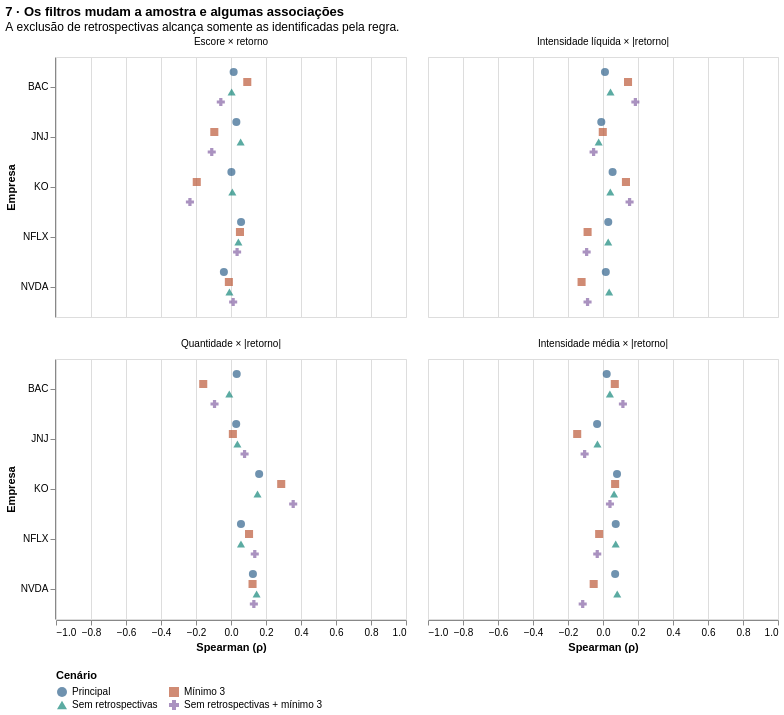

Here is the notebook cell this chart was saved with:
### Code cell
q7 = alt.Chart(sensibilidade).mark_point(filled=True, size=65).encode(
    x=alt.X('rho:Q', title='Spearman (ρ)', scale=alt.Scale(domain=[-1, 1])),
    y=alt.Y('stock:N', title='Empresa', sort=EMPRESAS),
    yOffset=alt.YOffset('cenario:N', sort=CENARIOS),
    color=alt.Color('cenario:N', title='Cenário', scale=alt.Scale(domain=CENARIOS,
        range=['#32648D', '#BD5B3A', '#16877B', '#8664A5']),
        legend=alt.Legend(orient='bottom', columns=2, labelLimit=300)),
    shape=alt.Shape('cenario:N', title='Cenário', scale=alt.Scale(domain=CENARIOS,
        range=['circle', 'square', 'triangle-up', 'cross']),
        legend=alt.Legend(orient='bottom', columns=2, labelLimit=300)),
    tooltip=['stock:N', 'cenario:N', 'n:Q', alt.Tooltip('rho:Q', format='.4f')]
).properties(width=350, height=260).facet(
    facet=alt.Facet('metrica:N', title=None, sort=[m[2] for m in metricas]), columns=2
).properties(title=alt.TitleParams(
    text='7 · Os filtros mudam a amostra e algumas associações',
    subtitle='A exclusão de retrospectivas alcança somente as identificadas pela regra.'))
display(q7)
display(sensibilidade.pivot(index=['stock', 'cenario'], columns='metrica', values='rho').round(3))

### Figure 1 — Vega-Lite specification as saved in the notebook (floating-point values rounded to 4 significant figures)
{"$schema": "https://vega.github.io/schema/vega-lite/v6.4.1.json", "columns": 2, "config": {"view": {"continuousHeight": 300, "continuousWidth": 300}}, "data": {"name": "data-c73aecc20ee9bdbdc046b0ed6c0b597d"}, "datasets": {"data-c73aecc20ee9bdbdc046b0ed6c0b597d": [{"cenario": "Principal", "metrica": "Escore × retorno", "n": 438, "rho": 0.01505, "stock": "BAC"}, {"cenario": "Principal", "metrica": "Intensidade líquida × |retorno|", "n": 438, "rho": 0.01116, "stock": "BAC"}, {"cenario": "Principal", "metrica": "Quantidade × |retorno|", "n": 438, "rho": 0.03265, "stock": "BAC"}, {"cenario": "Principal", "metrica": "Intensidade média × |retorno|", "n": 438, "rho": 0.02111, "stock": "BAC"}, {"cenario": "Principal", "metrica": "Escore × retorno", "n": 446, "rho": 0.03068, "stock": "JNJ"}, {"cenario": "Principal", "metrica": "Intensidade líquida × |retorno|", "n": 446, "rho": -0.00974, "stock": "JNJ"}, {"cenario": "Principal", "metrica": "Quantidade × |retorno|", "n": 446, "rho": 0.02973, "stock": "JNJ"}, {"cenario": "Principal", "metrica": "Intensidade média × |retorno|", "n": 446, "rho": -0.03369, "stock": "JNJ"}, {"cenario": "Principal", "metrica": "Escore × retorno", "n": 334, "rho": 0.002334, "stock": "KO"}, {"cenario": "Principal", "metrica": "Intensidade líquida × |retorno|", "n": 334, "rho": 0.05479, "stock": "KO"}, {"cenario": "Principal", "metrica": "Quantidade × |retorno|", "n": 334, "rho": 0.1608, "stock": "KO"}, {"cenario": "Principal", "metrica": "Intensidade média × |retorno|", "n": 334, "rho": 0.08007, "stock": "KO"}, {"cenario": "Principal", "metrica": "Escore × retorno", "n": 627, "rho": 0.05752, "stock": "NFLX"}, {"cenario": "Principal", "metrica": "Intensidade líquida × |retorno|", "n": 627, "rho": 0.03007, "stock": "NFLX"}, {"cenario": "Principal", "metrica": "Quantidade × |retorno|", "n": 627, "rho": 0.05704, "stock": "NFLX"}, {"cenario": "Principal", "metrica": "Intensidade média × |retorno|", "n": 627, "rho": 0.07284, "stock": "NFLX"}, {"cenario": "Principal", "metrica": "Escore × retorno", "n": 542, "rho": -0.04064, "stock": "NVDA"}, {"cenario": "Principal", "metrica": "Intensidade líquida × |retorno|", "n": 542, "rho": 0.01599, "stock": "NVDA"}, {"cenario": "Principal", "metrica": "Quantidade × |retorno|", "n": 542, "rho": 0.1252, "stock": "NVDA"}, {"cenario": "Principal", "metrica": "Intensidade média × |retorno|", "n": 542, "rho": 0.06938, "stock": "NVDA"}, {"cenario": "Mínimo 3", "metrica": "Escore × retorno", "n": 88, "rho": 0.09302, "stock": "BAC"}, {"cenario": "Mínimo 3", "metrica": "Intensidade líquida × |retorno|", "n": 88, "rho": 0.143, "stock": "BAC"}, {"cenario": "Mínimo 3", "metrica": "Quantidade × |retorno|", "n": 88, "rho": -0.1586, "stock": "BAC"}, {"cenario": "Mínimo 3", "metrica": "Intensidade média × |retorno|", "n": 88, "rho": 0.06745, "stock": "BAC"}, {"cenario": "Mínimo 3", "metrica": "Escore × retorno", "n": 123, "rho": -0.09536, "stock": "JNJ"}, {"cenario": "Mínimo 3", "metrica": "Intensidade líquida × |retorno|", "n": 123, "rho": -0.001296, "stock": "JNJ"}, {"cenario": "Mínimo 3", "metrica": "Quantidade × |retorno|", "n": 123, "rho": 0.01067, "stock": "JNJ"}, {"cenario": "Mínimo 3", "metrica": "Intensidade média × |retorno|", "n": 123, "rho": -0.1474, "stock": "JNJ"}, {"cenario": "Mínimo 3", "metrica": "Escore × retorno", "n": 58, "rho": -0.1957, "stock": "KO"}, {"cenario": "Mínimo 3", "metrica": "Intensidade líquida × |retorno|", "n": 58, "rho": 0.1312, "stock": "KO"}, {"cenario": "Mínimo 3", "metrica": "Quantidade × |retorno|", "n": 58, "rho": 0.2869, "stock": "KO"}, {"cenario": "Mínimo 3", "metrica": "Intensidade média × |retorno|", "n": 58, "rho": 0.06924, "stock": "KO"}, {"cenario": "Mínimo 3", "metrica": "Escore × retorno", "n": 307, "rho": 0.05115, "stock": "NFLX"}, {"cenario": "Mínimo 3", "metrica": "Intensidade líquida × |retorno|", "n": 307, "rho": -0.08804, "stock": "NFLX"}, {"cenario": "Mínimo 3", "metrica": "Quantidade × |retorno|", "n": 307, "rho": 0.1031, "stock": "NFLX"}, {"cenario": "Mínimo 3", "metrica": "Intensidade média × |retorno|", "n": 307, "rho": -0.02191, "stock": "NFLX"}, {"cenario": "Mínimo 3", "metrica": "Escore × retorno", "n": 207, "rho": -0.01214, "stock": "NVDA"}, {"cenario": "Mínimo 3", "metrica": "Intensidade líquida × |retorno|", "n": 207, "rho": -0.1224, "stock": "NVDA"}, {"cenario": "Mínimo 3", "metrica": "Quantidade × |retorno|", "n": 207, "rho": 0.1231, "stock": "NVDA"}, {"cenario": "Mínimo 3", "metrica": "Intensidade média × |retorno|", "n": 207, "rho": -0.05326, "stock": "NVDA"}, {"cenario": "Sem retrospectivas", "metrica": "Escore × retorno", "n": 409, "rho": 0.003534, "stock": "BAC"}, {"cenario": "Sem retrospectivas", "metrica": "Intensidade líquida × |retorno|", "n": 409, "rho": 0.04276, "stock": "BAC"}, {"cenario": "Sem retrospectivas", "metrica": "Quantidade × |retorno|", "n": 409, "rho": -0.009816, "stock": "BAC"}, {"cenario": "Sem retrospectivas", "metrica": "Intensidade média × |retorno|", "n": 409, "rho": 0.03935, "stock": "BAC"}, {"cenario": "Sem retrospectivas", "metrica": "Escore × retorno", "n": 438, "rho": 0.05501, "stock": "JNJ"}, {"cenario": "Sem retrospectivas", "metrica": "Intensidade líquida × |retorno|", "n": 438, "rho": -0.02479, "stock": "JNJ"}, {"cenario": "Sem retrospectivas", "metrica": "Quantidade × |retorno|", "n": 438, "rho": 0.03658, "stock": "JNJ"}, {"cenario": "Sem retrospectivas", "metrica": "Intensidade média × |retorno|", "n": 438, "rho": -0.03177, "stock": "JNJ"}, {"cenario": "Sem retrospectivas", "metrica": "Escore × retorno", "n": 327, "rho": 0.007648, "stock": "KO"}, {"cenario": "Sem retrospectivas", "metrica": "Intensidade líquida × |retorno|", "n": 327, "rho": 0.04175, "stock": "KO"}, {"cenario": "Sem retrospectivas", "metrica": "Quantidade × |retorno|", "n": 327, "rho": 0.1515, "stock": "KO"}, {"cenario": "Sem retrospectivas", "metrica": "Intensidade média × |retorno|", "n": 327, "rho": 0.06331, "stock": "KO"}, {"cenario": "Sem retrospectivas", "metrica": "Escore × retorno", "n": 607, "rho": 0.04226, "stock": "NFLX"}, {"cenario": "Sem retrospectivas", "metrica": "Intensidade líquida × |retorno|", "n": 607, "rho": 0.02976, "stock": "NFLX"}, {"cenario": "Sem retrospectivas", "metrica": "Quantidade × |retorno|", "n": 607, "rho": 0.05697, "stock": "NFLX"}, {"cenario": "Sem retrospectivas", "metrica": "Intensidade média × |retorno|", "n": 607, "rho": 0.0725, "stock": "NFLX"}, {"cenario": "Sem retrospectivas", "metrica": "Escore × retorno", "n": 490, "rho": -0.008893, "stock": "NVDA"}, {"cenario": "Sem retrospectivas", "metrica": "Intensidade líquida × |retorno|", "n": 490, "rho": 0.03516, "stock": "NVDA"}, {"cenario": "Sem retrospectivas", "metrica": "Quantidade × |retorno|", "n": 490, "rho": 0.1463, "stock": "NVDA"}, {"cenario": "Sem retrospectivas", "metrica": "Intensidade média × |retorno|", "n": 490, "rho": 0.08137, "stock": "NVDA"}, {"cenario": "Sem retrospectivas + mínimo 3", "metrica": "Escore × retorno", "n": 74, "rho": -0.05822, "stock": "BAC"}, {"cenario": "Sem retrospectivas + mínimo 3", "metrica": "Intensidade líquida × |retorno|", "n": 74, "rho": 0.185, "stock": "BAC"}, {"cenario": "Sem retrospectivas + mínimo 3", "metrica": "Quantidade × |retorno|", "n": 74, "rho": -0.09413, "stock": "BAC"}, {"cenario": "Sem retrospectivas + mínimo 3", "metrica": "Intensidade média × |retorno|", "n": 74, "rho": 0.1138, "stock": "BAC"}, {"cenario": "Sem retrospectivas + mínimo 3", "metrica": "Escore × retorno", "n": 116, "rho": -0.11, "stock": "JNJ"}, {"cenario": "Sem retrospectivas + mínimo 3", "metrica": "Intensidade líquida × |retorno|", "n": 116, "rho": -0.05373, "stock": "JNJ"}, {"cenario": "Sem retrospectivas + mínimo 3", "metrica": "Quantidade × |retorno|", "n": 116, "rho": 0.07756, "stock": "JNJ"}, {"cenario": "Sem retrospectivas + mínimo 3", "metrica": "Intensidade média × |retorno|", "n": 116, "rho": -0.105, "stock": "JNJ"}, {"cenario": "Sem retrospectivas + mínimo 3", "metrica": "Escore × retorno", "n": 55, "rho": -0.2347, "stock": "KO"}, {"cenario": "Sem retrospectivas + mínimo 3", "metrica": "Intensidade líquida × |retorno|", "n": 55, "rho": 0.1519, "stock": "KO"}, {"cenario": "Sem retrospectivas + mínimo 3", "metrica": "Quantidade × |retorno|", "n": 55, "rho": 0.3553, "stock": "KO"}, {"cenario": "Sem retrospectivas + mínimo 3", "metrica": "Intensidade média × |retorno|", "n": 55, "rho": 0.03975, "stock": "KO"}, {"cenario": "Sem retrospectivas + mínimo 3", "metrica": "Escore × retorno", "n": 286, "rho": 0.03485, "stock": "NFLX"}, {"cenario": "Sem retrospectivas + mínimo 3", "metrica": "Intensidade líquida × |retorno|", "n": 286, "rho": -0.09347, "stock": "NFLX"}, {"cenario": "Sem retrospectivas + mínimo 3", "metrica": "Quantidade × |retorno|", "n": 286, "rho": 0.1359, "stock": "NFLX"}, {"cenario": "Sem retrospectivas + mínimo 3", "metrica": "Intensidade média × |retorno|", "n": 286, "rho": -0.03289, "stock": "NFLX"}, {"cenario": "Sem retrospectivas + mínimo 3", "metrica": "Escore × retorno", "n": 166, "rho": 0.01235, "stock": "NVDA"}, {"cenario": "Sem retrospectivas + mínimo 3", "metrica": "Intensidade líquida × |retorno|", "n": 166, "rho": -0.08829, "stock": "NVDA"}, {"cenario": "Sem retrospectivas + mínimo 3", "metrica": "Quantidade × |retorno|", "n": 166, "rho": 0.1306, "stock": "NVDA"}, {"cenario": "Sem retrospectivas + mínimo 3", "metrica": "Intensidade média × |retorno|", "n": 166, "rho": -0.116, "stock": "NVDA"}]}, "facet": {"field": "metrica", "sort": ["Escore × retorno", "Intensidade líquida × |retorno|", "Quantidade × |retorno|", "Intensidade média × |retorno|"], "title": null, "type": "nominal"}, "spec": {"encoding": {"color": {"field": "cenario", "legend": {"columns": 2, "labelLimit": 300, "orient": "bottom"}, "scale": {"domain": ["Principal", "Mínimo 3", "Sem retrospectivas", "Sem retrospectivas + mínimo 3"], "range": ["#32648D", "#BD5B3A", "#16877B", "#8664A5"]}, "title": "Cenário", "type": "nominal"}, "shape": {"field": "cenario", "legend": {"columns": 2, "labelLimit": 300, "orient": "bottom"}, "scale": {"domain": ["Principal", "Mínimo 3", "Sem retrospectivas", "Sem retrospectivas + mínimo 3"], "range": ["circle", "square", "triangle-up", "cross"]}, "title": "Cenário", "type": "nominal"}, "tooltip": [{"field": "stock", "type": "nominal"}, {"field": "cenario", "type": "nominal"}, {"field": "n", "type": "quantitative"}, {"field": "rho", "format": ".4f", "type": "quantitative"}], "x": {"field": "rho", "scale": {"domain": [-1, 1]}, "title": "Spearman (ρ)", "type": "quantitative"}, "y": {"field": "stock", "sort": ["BAC", "JNJ", "KO", "NFLX", "NVDA"], "title": "Empresa", "type": "nominal"}, "yOffset": {"field": "cenario", "sort": ["Principal", "Mínimo 3", "Sem retrospectivas", "Sem retrospectivas + mínimo 3"], "type": "nominal"}}, "height": 260, "mark": {"filled": true, "size": 65, "type": "point"}, "width": 350}, "title": {"subtitle": "A exclusão de retrospectivas alcança somente as identificadas pela regra.", "text": "7 · Os filtros mudam a amostra e algumas associações"}}
